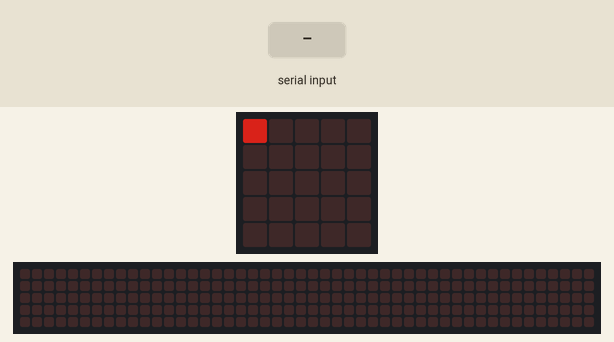
The program below on a simulated BBC micro:bit running MicroPython. Parts: the board's 5×5 LED display, a strip that is not on the board, showing the scrolling text unrolled. Inputs (shaded band) come from the test bench. Dim RGB values are drawn brighter than linear; the 48×5 strip is a reading aid, not a part: it shows the text the display is scrolling, unrolled, one strip-width of it at a time.

Above: at 2.2 s.
2.3 s: "1" typed at the serial console, then Enter
At 3.04 s:
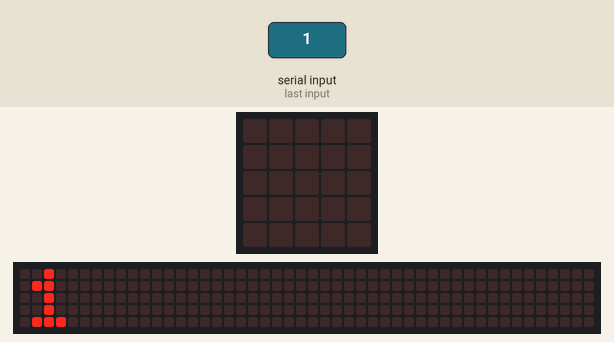
At 4.6 s:
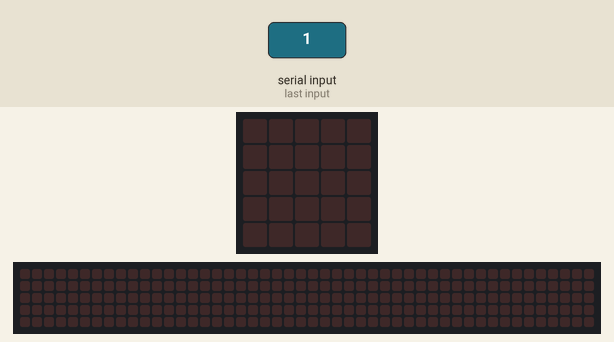
4.7 s: ":" typed at the serial console, then Enter
Timing chart, 0 to 7.7 s (numbered marks = the images above; inputs shaded):
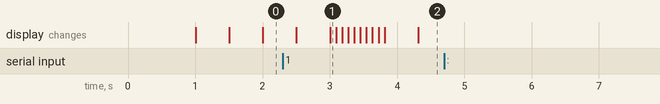

The program:

Microbit_print_temps-main.py
```python
# Script Melhorado para micro:bit
# Este script é executado no seu micro:bit.
# Ele recebe dados de temperatura de um PC e os exibe de forma clara.

from microbit import sleep, display, Image, uart
# --- Configuração ---
# A taxa de transmissão deve ser a mesma do script do PC
BAUD_RATE = 115200

# --- Inicialização ---
# Configura a comunicação serial
uart.init(baudrate=BAUD_RATE)

# Mostra um ícone de inicialização para que o usuário saiba que está pronto
display.show(Image.HAPPY)
sleep(1000)
display.clear()

# --- Loop Principal ---
while True:
    # Mostra uma animação de espera (um ponto piscando)
    # para que o usuário saiba que está aguardando dados.
    display.set_pixel(0, 0, 5)
    sleep(500)
    display.set_pixel(0, 0, 0)
    sleep(500)

    # Verifica se há algum dado aguardando no buffer serial
    if uart.any():
        data = uart.readline()
        if data:
            try:
                # Converte os bytes recebidos em uma string
                received_string = str(data, 'utf-8').strip()

                # O PC envia dados como "C:45". Queremos extrair o número.
                # Encontra a posição dos dois pontos (:)
                colon_index = received_string.find(':')

                if colon_index != -1:
                    # Extrai a parte da string após os dois pontos
                    temp_value_str = received_string[colon_index + 1:]

                    # Exibe apenas o número no display
                    display.show(temp_value_str)
                    sleep(4000) # Mantém a temperatura na tela por 4 segundos
                    display.clear()
                else:
                    # Se o formato for inesperado, rola os dados brutos na tela
                    display.scroll(received_string, delay=90)

            except (ValueError, IndexError):
                # Se ocorrer um erro (ex: os dados não são um número),
                # exibe uma mensagem de erro para ajudar na depuração.
                display.scroll("Err", delay=90)
```

Measured:
- after the input at 2.3 s, the display: first differs from a run without the input after 0.70 s (image 1)
